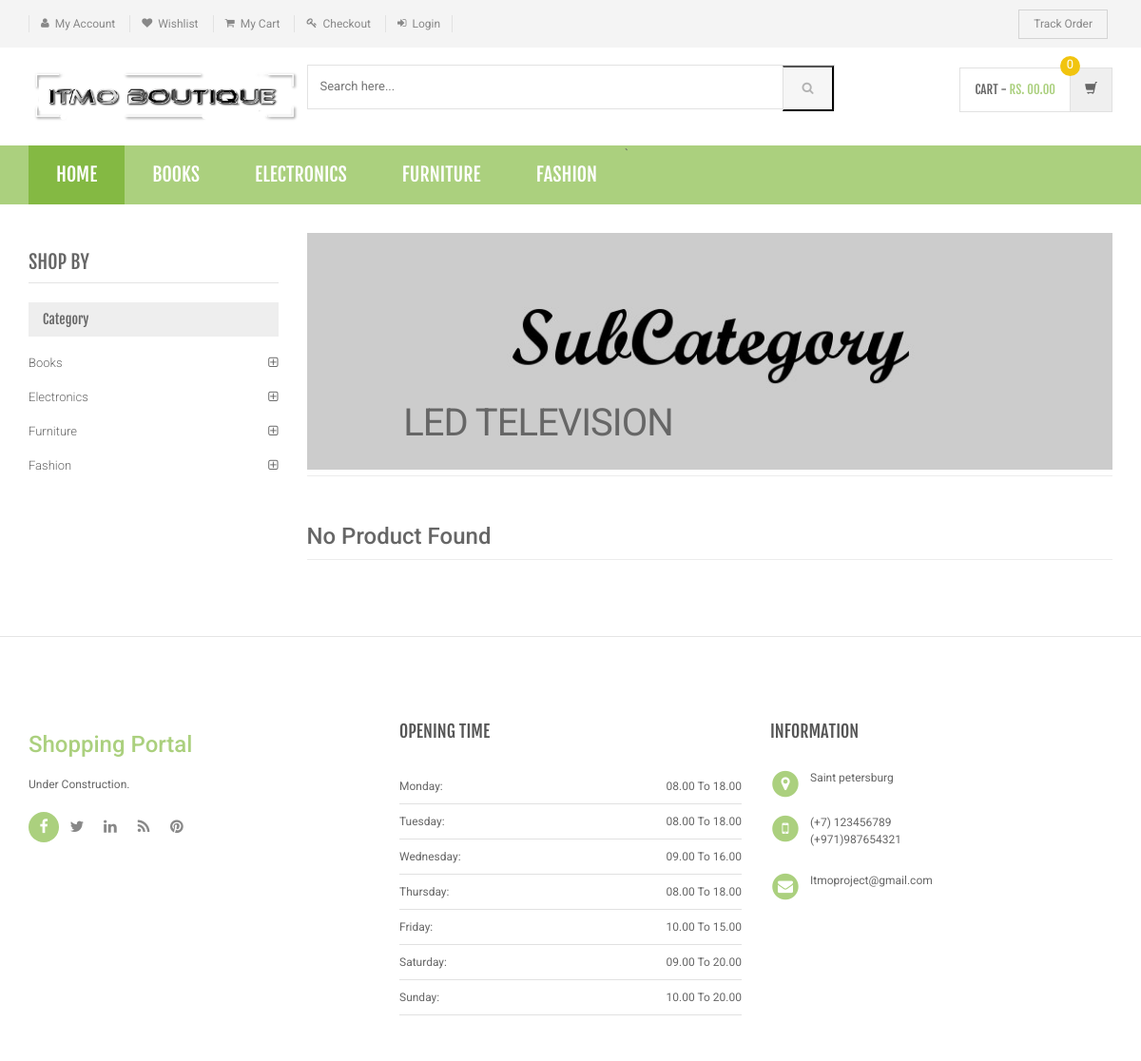
Page /sub-category.php?scid=2 on the committed database.
### tables this page shows
CREATE TABLE IF NOT EXISTS `category` (
  `id` int(11) NOT NULL AUTO_INCREMENT,
  `categoryName` varchar(255) DEFAULT NULL,
  `categoryDescription` longtext DEFAULT NULL,
  `creationDate` timestamp NOT NULL DEFAULT current_timestamp(),
  `updationDate` varchar(255) DEFAULT NULL,
  PRIMARY KEY (`id`)
);

CREATE TABLE IF NOT EXISTS `subcategory` (
  `id` int(11) NOT NULL AUTO_INCREMENT,
  `categoryid` int(11) DEFAULT NULL,
  `subcategory` varchar(255) DEFAULT NULL,
  `creationDate` timestamp NULL DEFAULT current_timestamp(),
  `updationDate` varchar(255) DEFAULT NULL,
  PRIMARY KEY (`id`)
);

### sub-category.php (the view, shortened to what this page needs)
<?php
include('includes/config.php');
$cid=intval($_GET['scid']);
?>
<!DOCTYPE html>
<html lang="en">
	<head>
	    <link rel="stylesheet" href="assets/css/bootstrap.min.css">
	    <link rel="stylesheet" href="assets/css/main.css">
	    <link rel="stylesheet" href="assets/css/green.css">
	    <link rel="stylesheet" href="assets/css/owl.carousel.css">
		<link rel="stylesheet" href="assets/css/owl.transitions.css">
		<link href="assets/css/lightbox.css" rel="stylesheet">
		<link rel="stylesheet" href="assets/css/animate.min.css">
		<link rel="stylesheet" href="assets/css/rateit.css">
		<link rel="stylesheet" href="assets/css/bootstrap-select.min.css">
		<link rel="stylesheet" href="assets/css/config.css">
		<link href="assets/css/green.css" rel="alternate stylesheet" title="Green color">
		<link href="assets/css/blue.css" rel="alternate stylesheet" title="Blue color">
		<link href="assets/css/red.css" rel="alternate stylesheet" title="Red color">
		<link href="assets/css/orange.css" rel="alternate stylesheet" title="Orange color">
		<link href="assets/css/dark-green.css" rel="alternate stylesheet" title="Darkgreen color">
		<link rel="stylesheet" href="assets/css/font-awesome.min.css">
	</head>
    <body class="cnt-home">
<header class="header-style-1">
<?php include('includes/top-header.php');?>
<?php include('includes/main-header.php');?>
<?php include('includes/menu-bar.php');?>
</header>
<div class="body-content outer-top-xs">
	<div class='container'>
		<div class='row outer-bottom-sm'>
			<div class='col-md-3 sidebar'>
	            <div class="sidebar-module-container">
	            	<h3 class="section-title">shop by</h3>
	            	<div class="sidebar-filter">
<div class="sidebar-widget wow fadeInUp outer-bottom-xs ">
	<div class="widget-header m-t-20">
		<h4 class="widget-title">Category</h4>
	</div>
	<div class="sidebar-widget-body m-t-10">
	         <?php $sql=mysqli_query($con,"select id,categoryName  from category");
while($row=mysqli_fetch_array($sql))
{
    ?>
		<div class="accordion">
	    	<div class="accordion-group">
	            <div class="accordion-heading">
	                <a href="category.php?cid=<?php echo $row['id'];?>"  class="accordion-toggle collapsed">
	                   <?php echo $row['categoryName'];?>
	                </a>
	            </div>
	        </div>
	    </div>
	    <?php } ?>
	</div>
</div>
	            	</div>
	            </div>
            </div>
			<div class='col-md-9'>
	<div id="category" class="category-carousel hidden-xs">
		<div class="item">
			<div class="image">
				<img src="assets/images/banners/cat-banner-2.jpg" alt="" class="img-responsive">
			</div>
			<div class="container-fluid">
				<div class="caption vertical-top text-left">
					<div class="big-text">
						<br />
					</div>
					       <?php $sql=mysqli_query($con,"select subcategory  from subcategory where id='$cid'");
while($row=mysqli_fetch_array($sql))
{
    ?>
					<div class="excerpt hidden-sm hidden-md">
						<?php echo htmlentities($row['subcategory']);?>
					</div>
			<?php } ?>
				</div>
			</div>
		</div>
</div>
				<div class="search-result-container">
					<div id="myTabContent" class="tab-content">
						<div class="tab-pane active " id="grid-container">
							<div class="category-product  inner-top-vs">
								<div class="row">
			<?php
$ret=mysqli_query($con,"select * from products where subCategory='$cid'");
$num=mysqli_num_rows($ret);
if($num>0)
{
while ($row=mysqli_fetch_array($ret))
{?>
		<div class="col-sm-6 col-md-4 wow fadeInUp">
			<div class="products">
	<div class="product">
		<div class="product-image">
			<div class="image">
				<a href="product-details.php?pid=<?php echo htmlentities($row['id']);?>"><img  src="assets/images/blank.gif" data-echo="admin/productimages/<?php echo htmlentities($row['id']);?>/<?php echo htmlentities($row['productImage1']);?>" alt="" width="200" height="300"></a>
			</div>
		</div>
		<div class="product-info text-left">
			<h3 class="name"><a href="product-details.php?pid=<?php echo htmlentities($row['id']);?>"><?php echo htmlentities($row['productName']);?></a></h3>
			<div class="rating rateit-small"></div>
			<div class="description"></div>
			<div class="product-price">
				<span class="price">
					Rs. <?php echo htmlentities($row['productPrice']);?>			</span>
										     <span class="price-before-discount">Rs. <?php echo htmlentities($row['productPriceBeforeDiscount']);?></span>
			</div>
		</div>
					<div class="cart clearfix animate-effect">
				<div class="action">
					<ul class="list-unstyled">
						<li class="add-cart-button btn-group">
							<button class="btn btn-primary icon" data-toggle="dropdown" type="button">
								<i class="fa fa-shopping-cart"></i>
							</button>
							<a href="category.php?page=product&action=add&id=<?php echo $row['id']; ?>">
							<button class="btn btn-primary" type="button">Add to cart</button></a>
						</li>
		                <li class="lnk wishlist">
							<a class="add-to-cart" href="category.php?pid=<?php echo htmlentities($row['id'])?>&&action=wishlist" title="Wishlist">
								 <i class="icon fa fa-heart"></i>
							</a>
						</li>
					</ul>
				</div>
			</div>
			</div>
			</div>
		</div>
	  <?php } } else {?>
		<div class="col-sm-6 col-md-4 wow fadeInUp"> <h3>No Product Found</h3>
		</div>
<?php } ?>
										</div>
							</div>
						</div>
				</div>
			</div>
		</div></div>
</div>
</div>
<?php include('includes/footer.php');?>
</body>
</html>

### includes/menu-bar.php (shortened to what this page needs)
<div class="header-nav animate-dropdown">
    <div class="container">
        <div class="yamm navbar navbar-default" role="navigation">
            <div class="nav-bg-class">
                <div class="navbar-collapse collapse" id="mc-horizontal-menu-collapse">
	<div class="nav-outer">`
		<ul class="nav navbar-nav">
			<li class="active dropdown yamm-fw">
				<a href="index.php" data-hover="dropdown" class="dropdown-toggle">Home</a>
			</li>
              <?php $sql=mysqli_query($con,"select id,categoryName  from category limit 6");
while($row=mysqli_fetch_array($sql))
{
    ?>
			<li class="dropdown yamm">
				<a href="category.php?cid=<?php echo $row['id'];?>"> <?php echo $row['categoryName'];?></a>
			</li>
			<?php } ?>
		</ul>
		<div class="clearfix"></div>
	</div>
</div>
            </div>
        </div>
    </div>
</div>

### rows in the picture
category: categoryName "BOOKS", categoryName "Books"
category: categoryName "ELECTRONICS", categoryName "Electronics"
category: categoryName "FURNITURE", categoryName "Furniture"
category: categoryName "FASHION", categoryName "Fashion"
subcategory: subcategory "LED TELEVISION"
